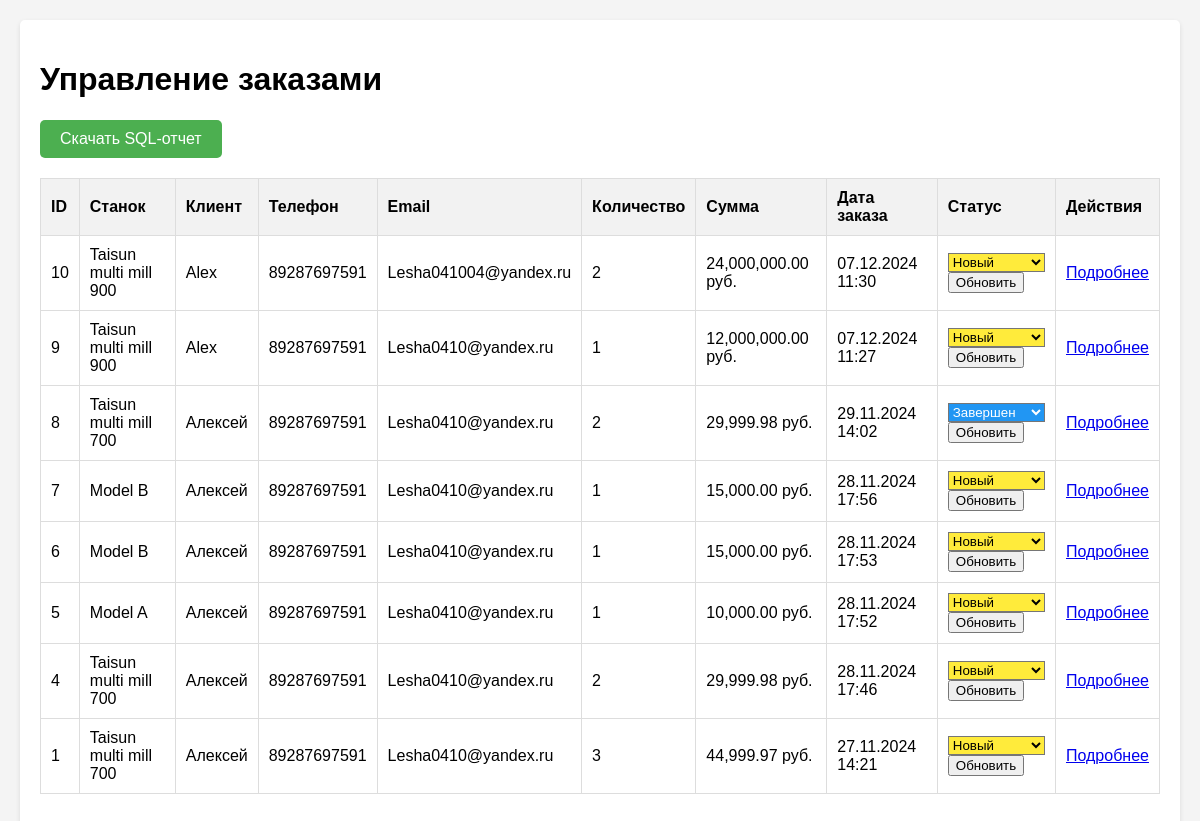
Screenshot of /admin_orders.php with the database file from the repository.
### tables this page shows
CREATE TABLE `orders` (
  `order_id` int(11) NOT NULL,
  `machine_id` int(11) NOT NULL,
  `customer_name` varchar(255) NOT NULL,
  `customer_phone` varchar(50) NOT NULL,
  `customer_email` varchar(255) NOT NULL,
  `quantity` int(11) NOT NULL,
  `total_price` decimal(10,2) NOT NULL,
  `order_date` timestamp NOT NULL DEFAULT current_timestamp(),
  `status` enum('new','processed','completed','cancelled') DEFAULT 'new'
);

CREATE TABLE `machines` (
  `machine_id` int(11) NOT NULL,
  `model_name` varchar(255) NOT NULL COMMENT 'Модель станка',
  `manufacturer` varchar(255) NOT NULL COMMENT 'Производитель',
  `price` decimal(10,2) NOT NULL COMMENT 'Цена',
  `stock_quantity` int(11) NOT NULL COMMENT 'Количество на складе',
  `specification_id` int(11) DEFAULT NULL COMMENT 'ID спецификации',
  `sort` int(11) NOT NULL DEFAULT 500 COMMENT 'Порядок сортировки',
  `image` varchar(255) DEFAULT NULL COMMENT 'Путь к изображению'
);

### admin_orders.php (the view, shortened to what this page needs)
<?php
$conn = new mysqli('localhost', 'root', '', 'machines_db');
$sql = "SELECT o.*, m.model_name, m.manufacturer
        FROM orders o
        JOIN machines m ON o.machine_id = m.machine_id
        ORDER BY o.order_date DESC";
$result = $conn->query($sql);
?>
<!DOCTYPE html>
<html lang="ru">
<head>
</head>
<body>
    <div class="container">
        <h1>Управление заказами</h1>
        <a href="?export=csv" class="export-btn">Скачать SQL-отчет</a>
        <table>
            <thead>
                <tr>
                    <th>ID</th>
                    <th>Станок</th>
                    <th>Клиент</th>
                    <th>Телефон</th>
                    <th>Email</th>
                    <th>Количество</th>
                    <th>Сумма</th>
                    <th>Дата заказа</th>
                    <th>Статус</th>
                    <th>Действия</th>
                </tr>
            </thead>
            <tbody>
                <?php while ($order = $result->fetch_assoc()): ?>
                <tr>
                    <td><?= $order['order_id'] ?></td>
                    <td><?= htmlspecialchars($order['model_name']) ?></td>
                    <td><?= htmlspecialchars($order['customer_name']) ?></td>
                    <td><?= htmlspecialchars($order['customer_phone']) ?></td>
                    <td><?= htmlspecialchars($order['customer_email']) ?></td>
                    <td><?= $order['quantity'] ?></td>
                    <td><?= number_format($order['total_price'], 2) ?> руб.</td>
                    <td><?= date('d.m.Y H:i', strtotime($order['order_date'])) ?></td>
                    <td>
                        <form action="update_order_status.php" method="post">
                            <select name="status" class="status-select status-<?= $order['status'] ?>">
                                <option value="new" <?= $order['status'] == 'new' ? 'selected' : '' ?>>Новый</option>
                                <option value="completed" <?= $order['status'] == 'completed' ? 'selected' : '' ?>>Завершен</option>
                            </select>
                            <input type="submit" value="Обновить">
                        </form>
                    </td>
                    <td>
                        <a href="order_details.php?id=<?= $order['order_id'] ?>">Подробнее</a>
                    </td>
                </tr>
                <?php endwhile; ?>
            </tbody>
        </table>
    </div>
</body>
</html>

### admin_orders.php (style rules this page uses)
body { font-family: Arial, sans-serif; margin: 0; padding: 20px; background-color: #f4f4f4; }
.container { background-color: white; padding: 20px; border-radius: 5px; box-shadow: 0 2px 5px rgba(0,0,0,0.1); }
table { width: 100%; border-collapse: collapse; margin-bottom: 20px; }
th, td { border: 1px solid #ddd; padding: 10px; text-align: left; }
th { background-color: #f2f2f2; }
.status-select { width: 100%; }
.status-new { background-color: #ffeb3b; }
.status-completed { background-color: #2196F3; color: white; }
.export-btn { display: inline-block; background-color: #4CAF50; color: white; padding: 10px 20px; text-decoration: none; border-radius: 5px; margin-bottom: 20px; }

### rows the page displays
orders: order_id "10", machine.model_name "Taisun multi mill 900", customer_name "Alex", customer_phone "89287697591", customer_email "Lesha041004@yandex.ru", quantity "2", total_price "24,000,000.00", order_date "07.12.2024 11:30", status "Новый"
orders: order_id "9", machine.model_name "Taisun multi mill 900", customer_name "Alex", customer_phone "89287697591", customer_email "Lesha0410@yandex.ru", quantity "1", total_price "12,000,000.00", order_date "07.12.2024 11:27", status "Новый"
orders: order_id "8", machine.model_name "Taisun multi mill 700", customer_name "Алексей", customer_phone "89287697591", customer_email "Lesha0410@yandex.ru", quantity "2", total_price "29,999.98", order_date "29.11.2024 14:02", status "Завершен"
orders: order_id "7", machine.model_name "Model B", customer_name "Алексей", customer_phone "89287697591", customer_email "Lesha0410@yandex.ru", quantity "1", total_price "15,000.00", order_date "28.11.2024 17:56", status "Новый"
orders: order_id "6", machine.model_name "Model B", customer_name "Алексей", customer_phone "89287697591", customer_email "Lesha0410@yandex.ru", quantity "1", total_price "15,000.00", order_date "28.11.2024 17:53", status "Новый"
orders: order_id "5", machine.model_name "Model A", customer_name "Алексей", customer_phone "89287697591", customer_email "Lesha0410@yandex.ru", quantity "1", total_price "10,000.00", order_date "28.11.2024 17:52", status "Новый"
orders: order_id "4", machine.model_name "Taisun multi mill 700", customer_name "Алексей", customer_phone "89287697591", customer_email "Lesha0410@yandex.ru", quantity "2", total_price "29,999.98", order_date "28.11.2024 17:46", status "Новый"
orders: order_id "1", machine.model_name "Taisun multi mill 700", customer_name "Алексей", customer_phone "89287697591", customer_email "Lesha0410@yandex.ru", quantity "3", total_price "44,999.97", order_date "27.11.2024 14:21", status "Новый"
